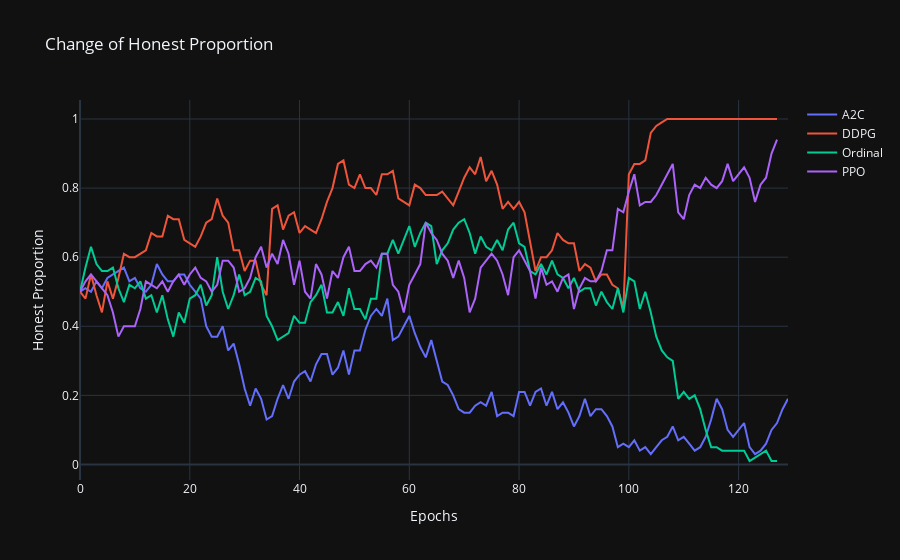

Write notebook code for a chart like this one.
### Code cell
# compare change of honest_proportion
fig = go.Figure()
fig.add_trace(go.Scatter(x=a2c_data.index, y=a2c_data["honest_proportion"], name="A2C"))
fig.add_trace(go.Scatter(x=ddpg_data.index, y=ddpg_data["honest_proportion"], name="DDPG"))
fig.add_trace(go.Scatter(x=ordinal_data.index, y=ordinal_data["honest_proportion"], name="Ordinal"))
fig.add_trace(go.Scatter(x=ppo_data.index, y=ppo_data["honest_proportion"], name="PPO"))

fig.update_layout(title="Change of Honest Proportion",
                  xaxis_title="Epochs",
                  yaxis_title="Honest Proportion")
fig.show()
